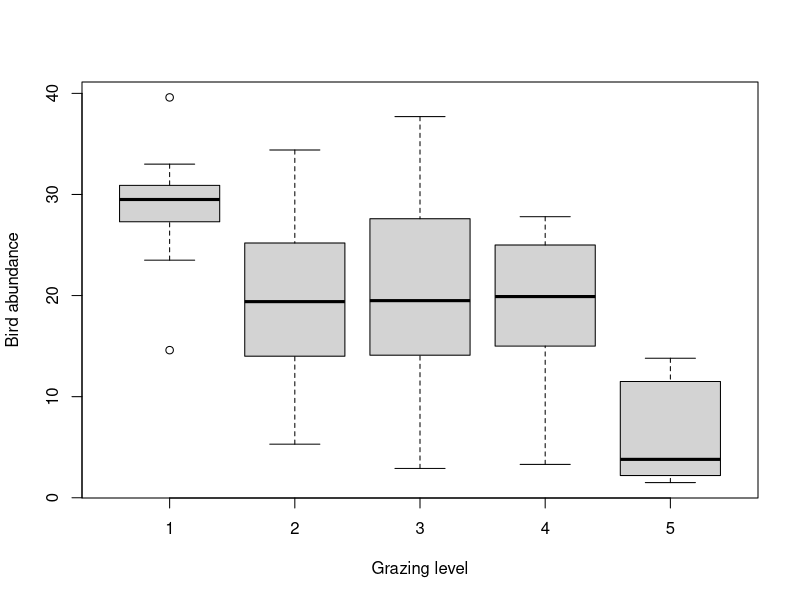
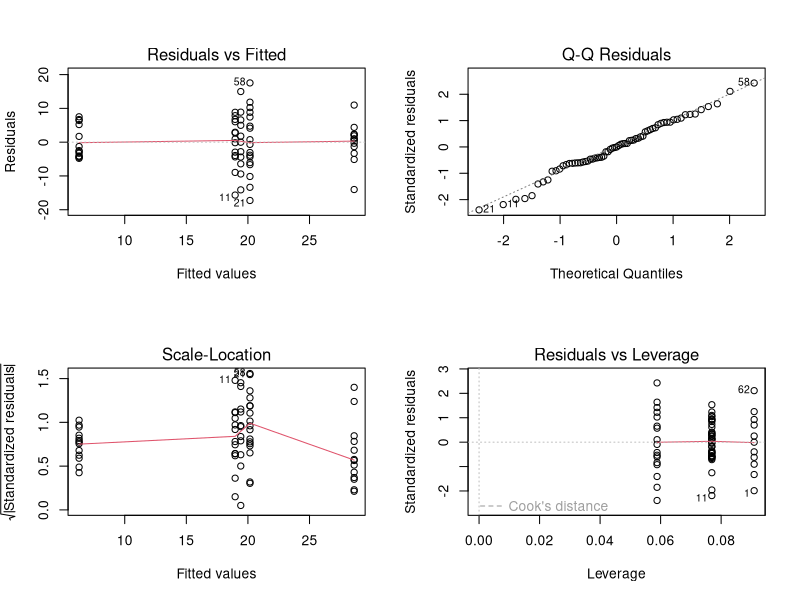
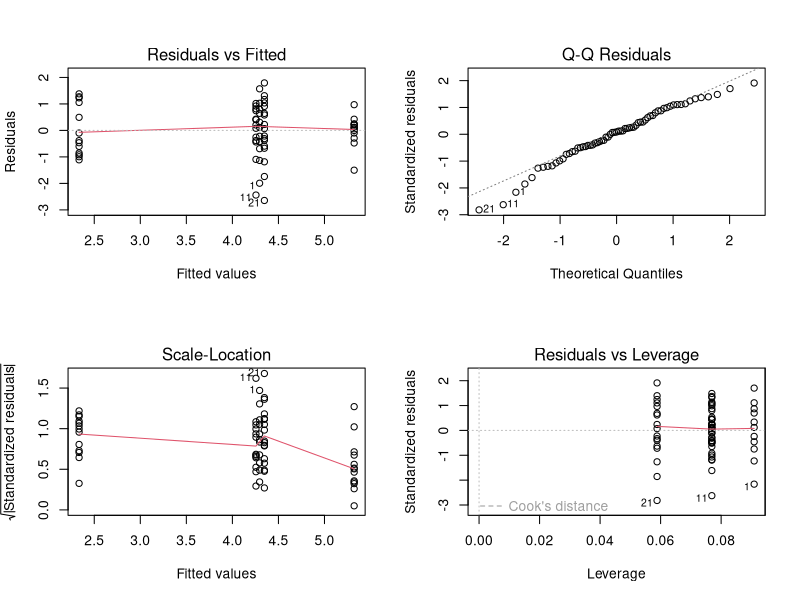
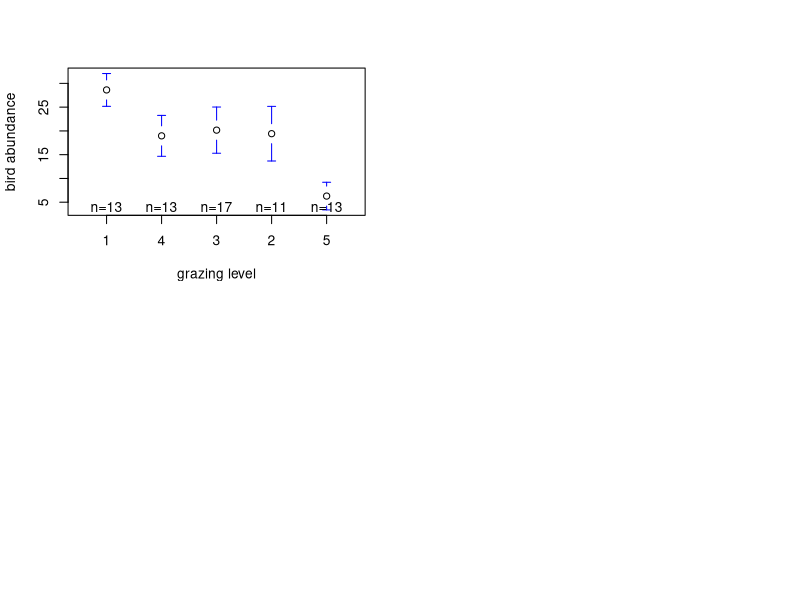
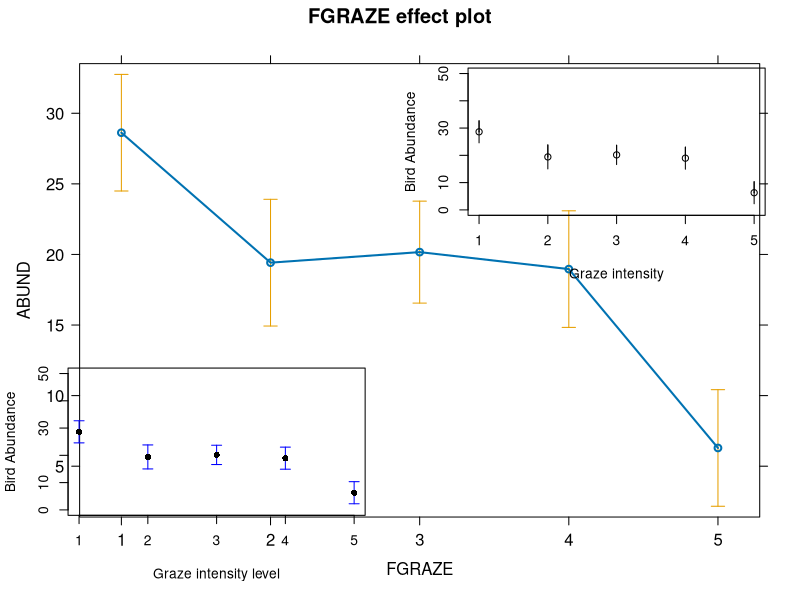

Reproduce these figures in R, in order.
## ---- chunk 1
knitr::opts_chunk$set(echo=TRUE, message = FALSE, warning = FALSE, eval = FALSE, cache = FALSE)
## ---- chunk 2
loyn <- read.table("./data/loyn.txt", header = TRUE, 
                   stringsAsFactors = TRUE)
str(loyn)
## ---- chunk 3
# create factor GRAZE as it was originally coded as an integer
loyn$FGRAZE <- factor(loyn$GRAZE)

# check this
class(loyn$FGRAZE)
## ---- chunk 4
boxplot(ABUND ~ FGRAZE, xlab = "Grazing level", ylab = "Bird abundance", data = loyn)

# mean bird abundance for each level of FGRAZE
tapply(loyn$ABUND, loyn$FGRAZE, mean, na.rm = TRUE)

# it looks from this plot and the table of means that the bird abundance is lowest for FGRAZE level 5 and 
# highest for level 1. The bird abundance for levels 2, 3 and 4 all look similar.
# so in terms of differences in ABUND between groups we might expect FGRAZE level 5 to be different from
# the other grazing intensity group and possibly FGRAZE level 1 to be different from graze level 2,3 and 4
# but this is not particularly clear. We might also expect there to be no differences between grazing 
# levels 2,3 and 4. 
## ---- chunk 5
birds.lm <- lm(ABUND ~ FGRAZE, data = loyn)
## ---- chunk 6
anova(birds.lm)

# null hypothesis : There is no difference in the mean bird abundance between the 
# five levels of grazing.
# the p value is very small therefore reject this null hypothesis. In other words
# there is a difference in the mean bird abundance between grazing intensity levels.

# for a report you might write something like:
# there was a significant difference in the mean abundance of birds between the five levels
# of grazing intensity (F_4,51 = 15.27, p < 0.0001)
## ---- chunk 7
summary(birds.lm)

# Here the intercept (baseline) is the mean abundance of birds for FGRAZE level 1.
# the null hypothesis for the intercept is that the intercept = 0.
# As the p value (p < 2e-16) is very small we reject this null hypothesis and conclude that the
# intercept is significantly different from 0. However, from a biological perspective this
# is not a particularly informative hypothesis to test.

# the remaining estimates are differences (contrasts) between each level and the 
# baseline. For example the FGRAZE2 estimate is - 6.67 and therefore there are 6.6 fewer 
# birds on average in graze level 2 compared to graze level 1. This difference is however 
# not significantly different from zero (p = 0.0537). 

# The difference between graze level 3 (FGRAZE3) and graze level 1 (intercept) is 
# -7.34 (7.34 fewer birds in graze 3 compared to graze 1). This difference is significantly 
# different from 0 (p = 0.013) and therefore the mean abundance of birds in graze level 1 is
# significantly different from graze level 1.

# The difference between graze level 4 (FGRAZE4) and graze level 1 (intercept) is 
# -8.05 (8.05 fewer birds in graze 4 compared to graze 1). This difference is significantly 
# different from 0 (p = 0.026) and therefore the mean abundance of birds in graze level 1 is
# significantly different from graze level 4.

# The difference between graze level 5 (FGRAZE5) and graze level 1 (intercept) is 
# -22.33 (22.33 fewer birds in graze 5 compared to graze 1). This difference is significantly 
# different from 0 (p = 6.85e-10) and therefore the mean abundance of birds in graze level 1 is
# significantly different from graze level 5.
## ---- chunk 8
# Set FGRAZE level 2 to be the intercept

loyn$FGRAZE <- relevel(loyn$FGRAZE, ref = "2")
birds.lm2 <- lm(ABUND ~ FGRAZE, data = loyn)
summary(birds.lm2)

# The intercept is now FGRAZE level 2, we can now compare between levels '2 and 3', '2 and 4', and '2 and 5'
# Also note that the rest of the model output (R^2, F, DF etc) is the same as the previous model (i.e. its 
# the same model we have just changed the intercept and therefore the contrasts).

loyn$FGRAZE <- relevel(loyn$FGRAZE, ref = "3")
birds.lm3 <- lm(ABUND ~ FGRAZE, data = loyn)
summary(birds.lm3)

# The intercept is now FGRAZE level 3, we can now compare between levels '3 and 4', 'and 3 and 5'

loyn$FGRAZE <- relevel(loyn$FGRAZE, ref = "4")
birds.lm4 <- lm(ABUND ~ FGRAZE, data = loyn)
summary(birds.lm4)

# The intercept is now FGRAZE level 4, we can now compare between levels '4 and 5'
## ---- chunk 9
# The multiple R-squared value is 0.545 and therefore 54.5% of
# the variation in ABUND is explained by FGRAZE
## ---- chunk 10
# first split the plotting device into 2 rows and 2 columns
par(mfrow = c(2,2))

# now create the residuals plots
plot(birds.lm)

# To test the normality of residuals assumption we use the Normal Q-Q plot. Although the majority of the residuals 
# lie along the 1:1 line there are five residuals which are all below the line resulting in reasonably substantial 
# negative residuals. This suggest that the model does not fit these observation very well.

# Looking at the homogeneity of variance assumption (Residuals vs Fitted and Scale-Location plot) you can see the 
# five columns of residuals corresponding to the fitted values for the five grazing levels. Again, things don't look 
# great. The spread for the lower fitted values (left side of the plot) is much narrower when compared to the other groups.
# This suggests that the homogeneity of variance assumption is not met (i.e. the variances are not the same). The same cluster
# of negative residuals we spotted in the Normal Q-Q plot also appears in the Residuals vs Fitted plot suggesting that it is
# these residuals that are responsible.

# The only real good news is that there doesn't appear to be any influential or unusual residuals as indicated in the 
# Residuals vs Leverage plot.  

# So what to do? You could go back and check the original field notebook data to see if a
# transcribing mistake has been made (seems unlikely and you dont have this luxury anyway). 
# You could also try applying a transformation (log or square root) on the ABUND variable, refit the model and 
# see if this improves things. 
# for example 

loyn$ABUND.SQRT <- sqrt(loyn$ABUND)
birds.lm.sqrt <- lm(ABUND.SQRT ~ FGRAZE, data = loyn)
par(mfrow = c(2,2))
plot(birds.lm.sqrt)

# Sadly this doesn't seemed to have improved things!

# Or finally, you can relax the assumption of equal variance and estimate a separate variance for each group using 
# generalised least squares. This is not something we will do on this course but will cover in BI5302!
## ---- chunk 11
# Using the gplots package, you may need to install this package first
# install.packages('gplots')

loyn$FGRAZE <- relevel(loyn$FGRAZE, ref = "1")
library(gplots)
plotmeans(ABUND ~ FGRAZE, xlab = "grazing level",
  ylab = "bird abundance", data = loyn, connect = FALSE)
## ---- chunk 12
# Using the effects package, you may need to install this package first
# install.packages('effects')

library(effects)
loyn.effects <- allEffects(birds.lm)
plot(loyn.effects,"FGRAZE")
## ---- chunk 13
# and finally using old faithful the predict function and base R graphics
# with the segments function

my.data <- data.frame(FGRAZE = c("1", "2", "3", "4", "5"))
pred.vals <- predict(birds.lm, newdata = my.data, se.fit = TRUE)

# now plot these values

plot(1:5, seq(0, 50, length=5), type = "n", xlab = "Graze intensity", ylab = "Bird Abundance")
points(1:5, pred.vals$fit)
segments(1:5, pred.vals$fit, 1:5, pred.vals$fit - 1.96 * pred.vals$se.fit)
segments(1:5, pred.vals$fit, 1:5, pred.vals$fit + 1.96 * pred.vals$se.fit)
segments(1:5, pred.vals$fit, 1:5, pred.vals$fit + 1.96 * pred.vals$se.fit)
## ---- chunk 14
# using old faithful the predict function and base R graphics 
# with the arrows function 

my.data <- data.frame(FGRAZE = c("1", "2", "3", "4", "5"))
pred.vals <- predict(birds.lm, newdata = my.data, se.fit = TRUE)

# now plot these values

plot(1:5, seq(0, 50, length=5), type = "n", xlab = "Graze intensity level", ylab = "Bird Abundance")
arrows(1:5, pred.vals$fit, 1:5, pred.vals$fit - 1.96 * pred.vals$se.fit,
    angle = 90, code = 2, length = 0.05, col = "blue")
arrows(1:5, pred.vals$fit, 1:5, pred.vals$fit + 1.96 * pred.vals$se.fit,
       angle = 90, code = 2, length = 0.05, col = "blue")
points(1:5, pred.vals$fit, pch = 16)
